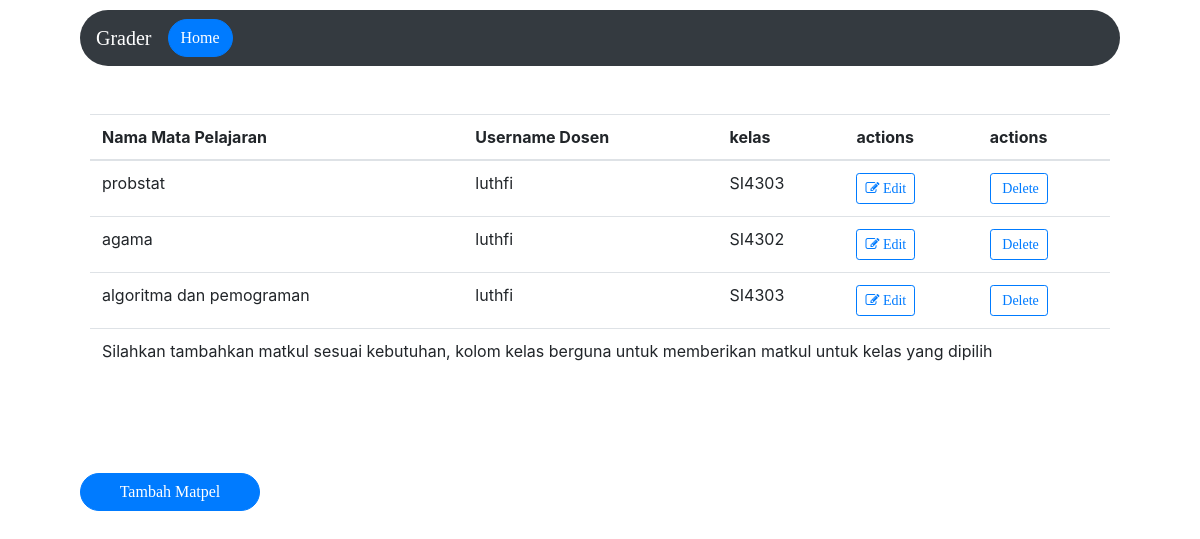
/grader//matkul, run on an earlier commit of the app's database.
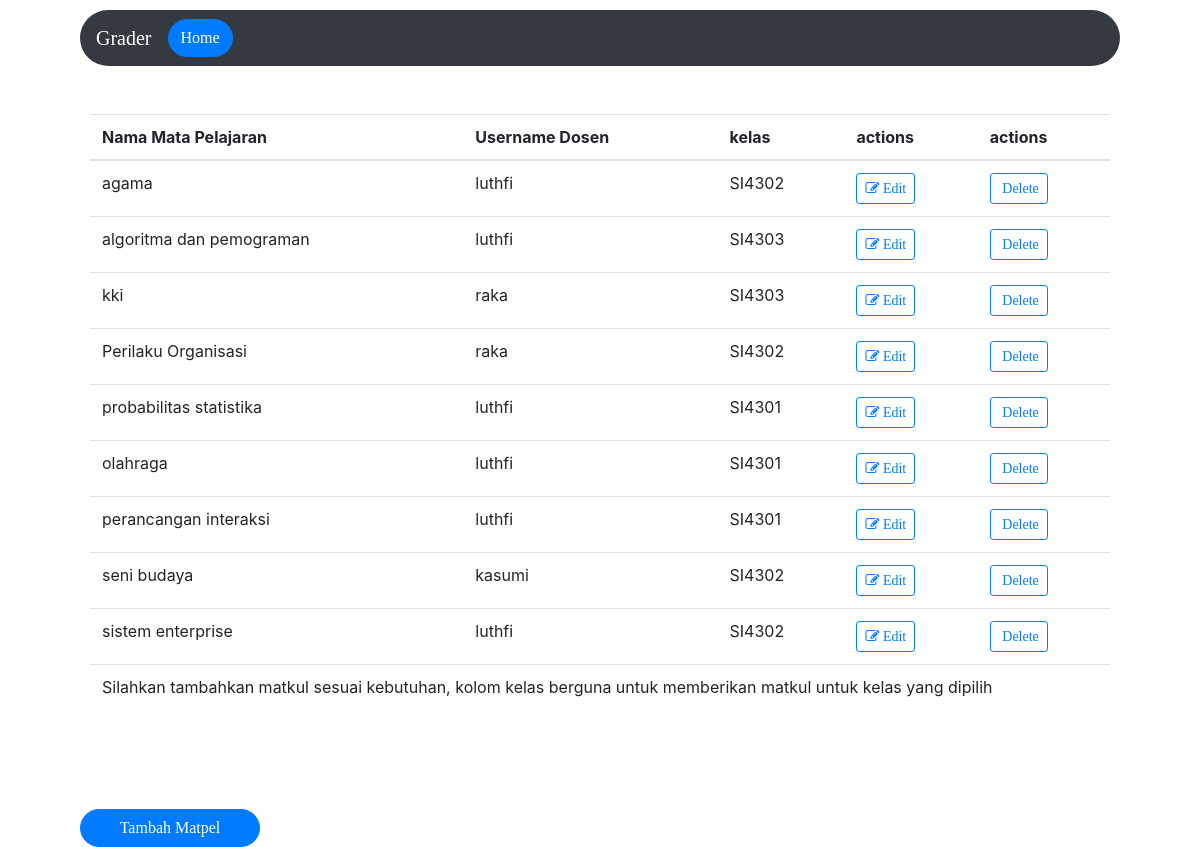
And on a later commit of the database.
### grader/models.py (models this page shows, shortened)
class t_matkul(models.Model):
    nama_mapel = models.CharField(max_length=50)
    kode_mapel = models.CharField(max_length=20, default='kode')
    username_dosen = models.CharField(max_length=15)
    KELAS_CHOICES = (
        ('SI4301','SI4301'),
        ('SI4302','SI4302'),
        ('SI4303','SI4303'),
    )
    kelas = models.CharField(max_length=15, choices=KELAS_CHOICES, default='SI 43 01')
    nama_dosen = models.CharField(max_length=50, default='nama')

### grader/views.py (the view)
def matkulView(request):
    return render(request, 'grader/matkul.html', {'matpel' : t_matkul.objects.all()})

### grader/templates/grader/matkul.html (shortened to what this page needs)
<html>
    <head>
        <link rel="stylesheet" href="https://stackpath.bootstrapcdn.com/font-awesome/4.7.0/css/font-awesome.min.css">
        <link rel="stylesheet" href="https://stackpath.bootstrapcdn.com/bootstrap/4.3.1/css/bootstrap.min.css">
        <link rel="stylesheet" href="https://ajax.googleapis.com/ajax/libs/jquery/3.4.1/jquery.min.js">
    </head>
<body>
    <nav class="navbar navbar-dark bg-dark navbar-expand-lg rounded-pill">
    <a class="navbar-brand" href="/">Grader</a>
    <a href="{% url 'home' %}"><button class="auth1 btn btn-primary">Home</button></a>
    </nav>
    <br><br>
        <table class="table">
            <thead>
            <tr>
                <th scope="col">Nama Mata Pelajaran</th>
                <th scope="col">Username Dosen</th>
                <th scope="col">kelas</th>
                <th scope="col">actions</th>
                <th scope="col">actions</th>
            </tr>
            </thead>
            <tbody>
            {% for matkuls in matpel %}
                <td>{{ matkuls.nama_mapel }}</td>
                <td>{{ matkuls.username_dosen }}</td>
                <td>{{ matkuls.kelas }}</td>
                <td> <a class="btn btn-sm btn-outline-primary" href="{% url 'editMapel' matkuls.id %}">
                    <i class="fa fa-pencil-square-o" aria-hidden="true"></i> Edit
                  </a> </td>
                <td> <a class="btn btn-sm btn-outline-primary" href="{% url 'deleteMapel' matkuls.id %}">
                     Delete
                  </a> </td>
                {% endfor %}
              <tr>
                <td colspan="6" class="cs-text-center cs-empty-table"> Silahkan tambahkan matkul sesuai kebutuhan, kolom kelas berguna untuk memberikan matkul untuk kelas yang dipilih </td>
              </tr>
            </tbody>
        </table>
        <a href="{% url 'tambahMatkul' %}"><button class="auth2 btn btn-primary">Tambah Matpel</button></a>
</body>
</html>

### grader/templates/grader/matkul.html (style rules this page uses)
html, html a { font-family: 'Segoe UI Semibold'; src: local('Segoe UI Semibold'); -webkit-font-smoothing: antialiased; -moz-osx-font-smoothing: grayscale; }
.navbar { margin-right:80px; margin-left:80px; margin-top:10px; }
.auth1 { text-align: center; text-decoration: none; display: inline-block; cursor: pointer; border-radius: 20px; width: 100%; }
.auth2 { text-align: center; text-decoration: none; display: inline-block; cursor: pointer; border-radius: 20px; width: 15%; margin-top: 100px; margin-left: 80px; }
.table { border-radius: 5px; width: 85%; margin: 0px auto; float: none; }

What changed in the data, as far as the page shows it:
removed t_matkul: nama_mapel "probstat", username_dosen "luthfi", kelas "SI4303"
added t_matkul: nama_mapel "kki", username_dosen "raka", kelas "SI4303"
added t_matkul: nama_mapel "Perilaku Organisasi", username_dosen "raka", kelas "SI4302"
added t_matkul: nama_mapel "probabilitas statistika", username_dosen "luthfi", kelas "SI4301"
added t_matkul: nama_mapel "olahraga", username_dosen "luthfi", kelas "SI4301"
added t_matkul: nama_mapel "perancangan interaksi", username_dosen "luthfi", kelas "SI4301"
added t_matkul: nama_mapel "seni budaya", username_dosen "kasumi", kelas "SI4302"
added t_matkul: nama_mapel "sistem enterprise", username_dosen "luthfi", kelas "SI4302"
